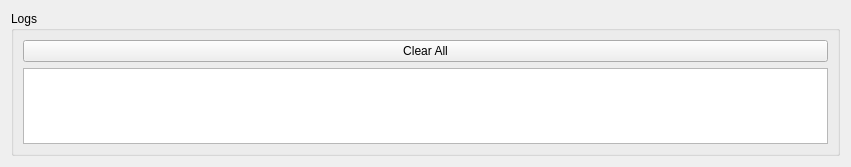
<?xml version="1.0" encoding="UTF-8"?>
<ui version="4.0">
 <class>LogsDialog</class>
 <widget class="QWidget" name="LogsDialog">
  <property name="geometry">
   <rect>
    <x>0</x>
    <y>0</y>
    <width>851</width>
    <height>167</height>
   </rect>
  </property>
  <property name="windowTitle">
   <string>Log viewer</string>
  </property>
  <layout class="QGridLayout" name="gridLayout">
   <item row="0" column="1">
    <widget class="QGroupBox" name="groupBox">
     <property name="title">
      <string>Logs</string>
     </property>
     <layout class="QGridLayout" name="gridLayout_2">
      <item row="1" column="0">
       <widget class="QTextBrowser" name="logText"/>
      </item>
      <item row="0" column="0">
       <layout class="QHBoxLayout" name="horizontalLayout">
        <item>
         <widget class="QPushButton" name="clearAllButton">
          <property name="text">
           <string>Clear All</string>
          </property>
         </widget>
        </item>
       </layout>
      </item>
     </layout>
    </widget>
   </item>
  </layout>
 </widget>
 <resources>
  <include location="../icons.qrc"/>
 </resources>
 <connections/>
</ui>
